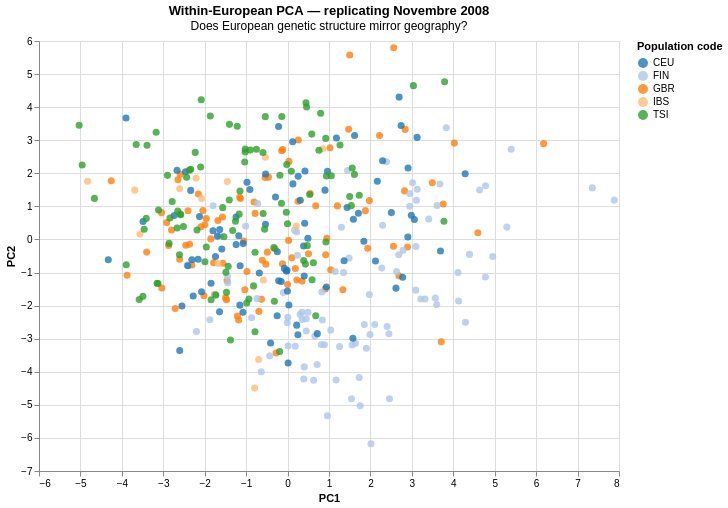

Here is the notebook cell this chart was saved with:
### Code cell
# Creating PCA Chart

df_eur = df_eur.copy()
df_eur['PC1'] = eur_coords[:, 0]
df_eur['PC2'] = eur_coords[:, 1]

chart_eur = alt.Chart(df_eur).mark_circle(size=50, opacity=0.8).encode(
    x='PC1:Q', y='PC2:Q',
    color=alt.Color('Population code:N',
        scale=alt.Scale(scheme='category20')),
    tooltip=['Sample:N', 'Population name:N']
).properties(
    title={'text': 'Within-European PCA — replicating Novembre 2008',
           'subtitle': 'Does European genetic structure mirror geography?'},
    width=580, height=430).interactive()

chart_eur.save('/Users/tim/bioinformatics-portfolio/01b-genes-and-geography/results/figures/pca_european_only.html')
chart_eur

### Figure 1 — Vega-Lite specification as saved in the notebook (floating-point values rounded to 4 significant figures; data arrays with more than 128 entries replaced by an {"elided": "..."} marker saying what was removed)
{"config": {"view": {"continuousWidth": 300, "continuousHeight": 300}}, "data": {"name": "data-2db01f7623d7ee1730c50c389957de1d"}, "mark": {"type": "circle", "opacity": 0.8, "size": 50}, "encoding": {"color": {"field": "Population code", "scale": {"scheme": "category20"}, "type": "nominal"}, "tooltip": [{"field": "Sample", "type": "nominal"}, {"field": "Population name", "type": "nominal"}], "x": {"field": "PC1", "type": "quantitative"}, "y": {"field": "PC2", "type": "quantitative"}}, "height": 430, "params": [{"name": "param_1e9efca18e7a2868", "select": {"type": "interval", "encodings": ["x", "y"]}, "bind": "scales"}], "title": {"text": "Within-European PCA — replicating Novembre 2008", "subtitle": "Does European genetic structure mirror geography?"}, "width": 580, "$schema": "https://vega.github.io/schema/vega-lite/v6.4.1.json", "datasets": {"data-2db01f7623d7ee1730c50c389957de1d": {"elided": "379 records"}}}
